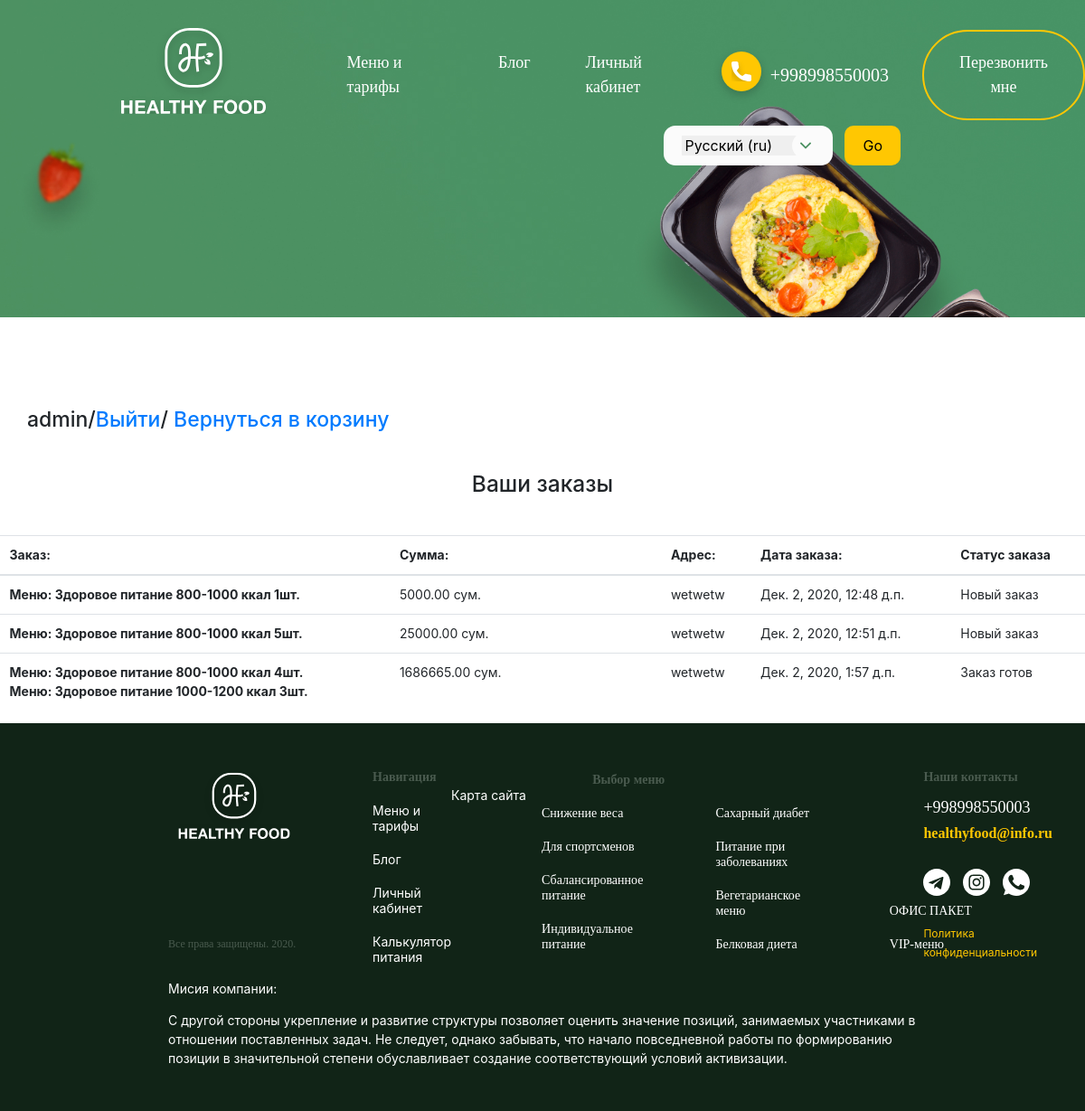
The page /my_orders/ (signed in) on the database its author committed.
### healthyfood/apps/main_page/models.py (models this page shows, shortened)
class Order(models.Model):
    customer = models.ForeignKey(Customer, verbose_name=("Заказчик"), on_delete=models.CASCADE)
    product = models.ForeignKey(Menu, verbose_name=("Название меню"), on_delete=models.CASCADE)
    count = models.PositiveIntegerField(default=1)
    final_price = models.DecimalField(("Итоговая цена товара"), max_digits=9, decimal_places=2)
    class Meta:
        verbose_name = ("Товар в корзине")
        verbose_name_plural = ("Товары в корзине")

class Menu(models.Model):
    class Meta:
        verbose_name = ("Меню")
        verbose_name_plural = ("Меню")
    def __str__(self):
        return "Меню: {} {} ккал".format(self.category.name, self.category.gramm)
    category = models.ForeignKey(MenuCategory, verbose_name=("Категория меню"), on_delete=models.CASCADE)
    menu_items = models.ManyToManyField(Food, verbose_name= ("Позиции меню"))
    price = models.DecimalField(("Цена меню"), max_digits=9, decimal_places=2, null=True, blank = True)
    discount = models.DecimalField(("Цена со скидкой, если есть"),  max_digits=9, decimal_places=2, null=True, blank = True)

class MenuCategory(models.Model):
    name = models.CharField(("Имя категории"), max_length=100)
    gramm = models.CharField(("Диапазон ккал"), max_length=20)
    full_slug = models.SlugField(("Ссылка на меню"), null=True, blank=True)
    short_slug = models.SlugField(("Ссылка на категорию"), null=True, blank=True)
    class Meta:
        verbose_name = ("Категория меню")
        verbose_name_plural = ("Категории меню")

class Buy(models.Model):
    class Meta:
        verbose_name = ("Заказ")
        verbose_name_plural = ("Заказы")
    STATUS_NEW = 'new'
    STATUS_IN_PROGRESS = 'in_progress'
    STATUS_READY = 'ready'
    STATUS_COMPLETED = 'completed'
    BUYING_TYPE_SELF = 'self'
    BUYING_TYPE_DELIVERY = 'delivery'
    BUYING_TYPE_CHOICES = (
        (BUYING_TYPE_SELF, 'Самовывоз'),
        (BUYING_TYPE_DELIVERY, 'Доставка')
    )
    STATUS_CHOICES = (
        (STATUS_NEW, 'Новый заказ'),
        (STATUS_IN_PROGRESS, 'Заказ в обработке'),
        (STATUS_READY, 'Заказ готов'),
        (STATUS_COMPLETED, 'Заказ выполнен'),
    )
    customer = models.ForeignKey(Customer, verbose_name=("Заказчик"), related_name='related_orders', on_delete=models.CASCADE)
    first_name = models.CharField(("Имя"), max_length=255)
    last_name = models.CharField(("Фамилия"), max_length=255)
    phone = models.CharField(("Номер телефона"), max_length=20)
    address = models.CharField(("Адрес"), max_length=1024)
    status = models.CharField(("Статус заказа"), max_length=100, choices=STATUS_CHOICES, default=STATUS_NEW)
    buying_type = models.CharField(("Тип заказа"), max_length=100, choices=BUYING_TYPE_CHOICES, default=BUYING_TYPE_SELF)
    comment = models.TextField(("Комментарий к заказу"), blank=True, null=True)
    created_at = models.DateTimeField(("Дата создания заказа"), auto_now=True)
    cart = models.ForeignKey("main_page.Cart", verbose_name=("Корзина пользователя"), on_delete=models.CASCADE, null=True)
    def display_products(self):
        products_list = []
        products = self.cart.products.all()
        for item in products:
            products_list.append(item.product)
        return products_list
    display_products.short_description = 'Заказанные меню'

class Cart(models.Model):
    owner = models.ForeignKey(Customer, verbose_name=("Заказчик"), on_delete=models.CASCADE, null=True, blank=True)
    products = models.ManyToManyField(Order , verbose_name=("Заказанные меню"), blank = True)
    total_products = models.PositiveIntegerField(("Колличество блюд"), default=0)
    final_price = models.DecimalField(("Общая цена заказа"), max_digits=9, decimal_places=2, default=0)
    in_order = models.BooleanField(default = False)
    for_anonymous_user = models.BooleanField(default = False)
    class Meta:
        verbose_name = ("Корзина")
        verbose_name_plural = ("Корзины покупателей")

class Customer(models.Model):
    class Meta:
        db_table = ''
        managed = True
        verbose_name = 'Покупатель '
        verbose_name_plural = 'Покупатели'
    user = models.ForeignKey(User, verbose_name=("Имя покупателя"), on_delete=models.CASCADE)
    phone = models.CharField(("Номер телефона"), max_length=20, null=True, blank=True)
    adress = models.CharField(("Адрес"), max_length=255, null=True, blank=True)
    orders = models.ManyToManyField('Buy', verbose_name=("Заказы покупателя"), related_name='related_customer')

### healthyfood/apps/main_page/views.py (the view)
# urls.py: path('my_orders/', views.MyOrdersView.as_view(), name='my_orders' )
class MyOrdersView(CartMixin, View):
    def get(self, request, *args, **kwargs):
        customer = Customer.objects.get(user = request.user)
        orders_list = Buy.objects.filter(customer=customer)
        context = {
            'customer': customer,
            'orders_list':orders_list
        }
        return render(request, 'main_page/orders.html', context)

### healthyfood/apps/main_page/mixins.py (called while the page is built)
    def dispatch(self, request, *args, **kwargs):
        if request.user.is_authenticated:
            customer = Customer.objects.filter(user=request.user).first()
            if not customer:
                customer = Customer.objects.create(
                    user = request.user
                )
            cart = Cart.objects.filter(owner=customer, in_order=False).first()
            if not cart:
                cart = Cart.objects.create(owner=customer)
        else:
            cart=Cart.objects.filter(for_anonymous_user=True).first()
            if not cart:
                cart = Cart.objects.create(for_anonymous_user=True)
        self.cart = cart
        return super().dispatch(request, *args, **kwargs)

### healthyfood/templates/main_page/orders.html (shortened to what this page needs)
{% extends "main_page/page.html" %}
{% load i18n  %}
{% block bootstrap %}
    <link rel="stylesheet" href="https://stackpath.bootstrapcdn.com/bootstrap/4.5.0/css/bootstrap.min.css">
{% endblock bootstrap %}
{% block content %}
    {% if user.is_authenticated %}
        <h2 class="personal__navigate">{{user.username}}/<a href="{% url 'logout' %}">{% trans 'Выйти' %}</a>/ <a href="{% url 'account' %} ">{% trans 'Вернуться в корзину' %}</a></h2>
    {% else %}
    <h2 class="personal__navigate">
        <a href="{% url 'login' %} ">{% trans 'Войти' %}</a>/
        <a href="{% url 'signup' %} ">{% trans 'Зарегестрироваться' %}</a>
    </h2>
    {% endif %}
    <h3 class="text-center mt-5 mb-5">{% trans  'Ваши заказы' %} {% if not orders_list %}{% trans  'отсутствуют' %}{% endif %}</h3>
    {% if orders_list %}
        <table class="table">
            <thead>
            <tr>
                <th scope="col">{% trans 'Заказ' %}:</th>
                <th scope="col">{% trans 'Сумма' %}:</th>
                <th scope="col">{% trans 'Адрес' %}:</th>
                <th scope="col">{% trans 'Дата заказа' %}:</th>
                <th scope="col">{% trans 'Статус заказа' %}</th>
            </tr>
            </thead>
            <tbody>
                {% for item in orders_list.all  %}
                <tr>
                    <th scope="row">{% for a in item.cart.products.all %}
                      {{a.product}} {{a.count}}{% trans  'шт.' %} <br>
                    {% endfor %}</th>
                    <td class="w-25">{{item.cart.final_price}} {% trans 'сум.' %}</td>
                    <td>{{ customer.adress }}</td>
                    <td>{{ item.created_at }}</td>
                    <td>{% if item.status == 'new' %}
                      {% trans 'Новый заказ' %}
                      {% elif item.status == 'in_progress' %}
                      {% trans 'Заказ в обработке' %}
                      {% elif item.status == 'ready' %}
                      {% trans 'Заказ готов' %}
                      {% elif item.status == 'completed' %}
                      {% trans 'Заказ прибыл' %}
                    {% endif %}</td>
                </tr>
                {% endfor %}
            </tbody>
        </table>
    {% endif %}
{% endblock content %}

### healthyfood/apps/main_page/static/style/css/style.css (style rules this page uses)
a { text-decoration: none; }
body { margin: 0; }
html { scroll-behavior: smooth; }
.personal__navigate { margin: 10px 30px; font-size: 23px; }

### rows shown on the page
Buy: cart.final_price "5000.00", created_at "Дек. 2, 2020, 12:48 д.п."
Order: product "Меню: Здоровое питание 800-1000 ккал", count "1"
Customer: adress "wetwetw"
Buy: cart.final_price "25000.00", created_at "Дек. 2, 2020, 12:51 д.п."
Order: product "Меню: Здоровое питание 800-1000 ккал", count "5"
Buy: cart.final_price "1686665.00", created_at "Дек. 2, 2020, 1:57 д.п."
Order: product "Меню: Здоровое питание 800-1000 ккал", count "4"
Order: product "Меню: Здоровое питание 1000-1200 ккал", count "3"

### other values the page prints
{{ user.username }} "admin"
form field language "Русский (ru)"
